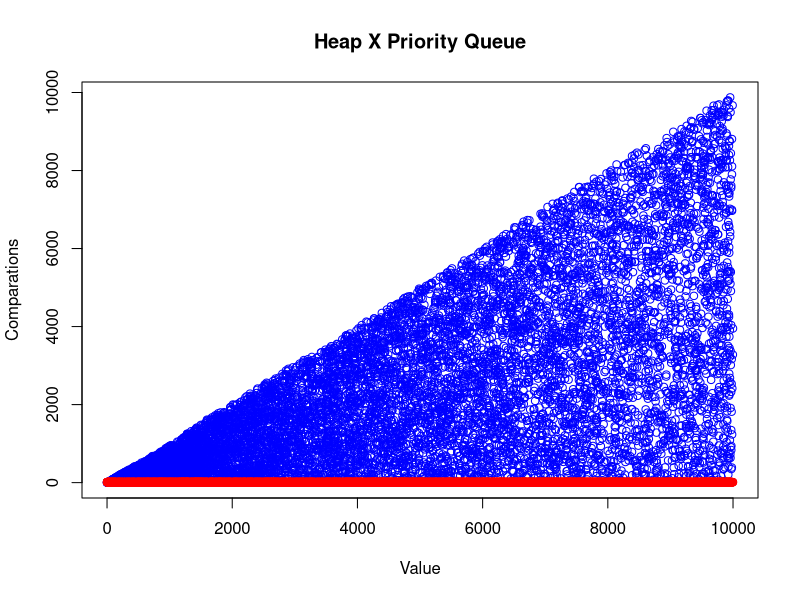

The R script that drew this image:
grafico <- read.table("Datas.txt", header = TRUE, sep = " ")
sort(grafico$pq)
sort(grafico$value)
plot(grafico$pq~grafico$value, main = "Heap X Priority Queue", xlab = "Value", ylab ="Comparations", col="blue")
points(grafico$Hp~grafico$value, col = "red")